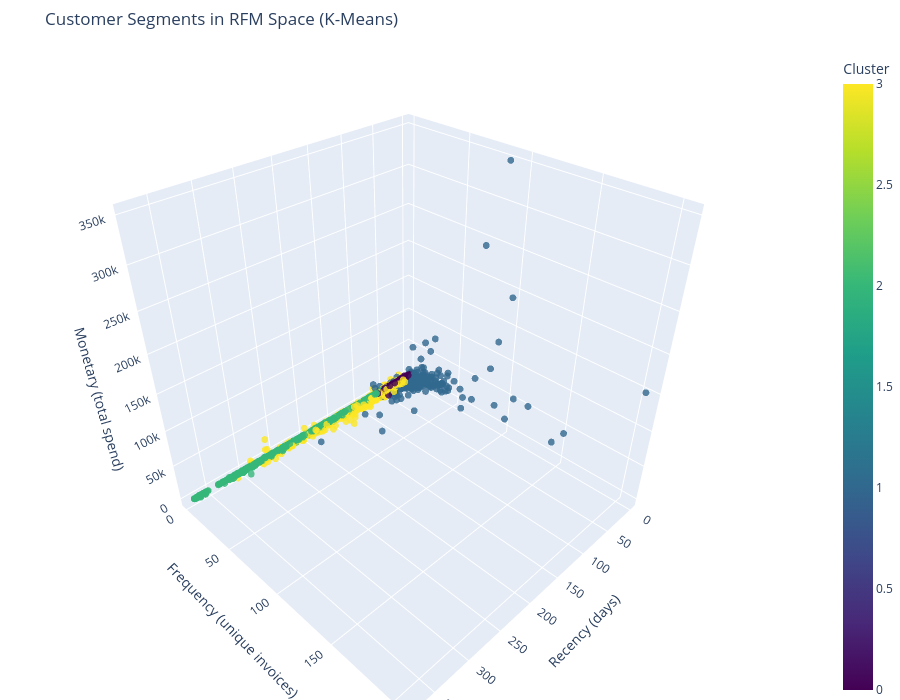

Source (notebook cell):
### Markdown cell above
## Why visualize the clusters in 3D
The profile table gives me the numbers, but the 3D view helps me see how the segments separate across all three RFM dimensions at once. It is not the whole argument, but it is a helpful way to communicate the result quickly.

### Code cell
# Use an interactive 3D plot here so I can inspect how the clusters separate across all three RFM dimensions.
figure_3d_clusters = px.scatter_3d(
    df_rfm_clustered,
    x="Recency",
    y="Frequency",
    z="Monetary",
    color="Cluster",
    color_continuous_scale="Viridis",
    title="Customer Segments in RFM Space (K-Means)",
    labels={
        "Recency": "Recency (days)",
        "Frequency": "Frequency (unique invoices)",
        "Monetary": "Monetary (total spend)",
        "Cluster": "Cluster"
    },
    opacity=0.8,
    height=700
)

# Bump the marker sizing and tighten the margins so the chart reads more like a presentation asset than a default notebook plot.
figure_3d_clusters.update_traces(marker=dict(size=4))
figure_3d_clusters.update_layout(margin=dict(l=0, r=0, b=0, t=50))

# Render the figure last so I can discuss the shape of the clusters alongside the profile table.
figure_3d_clusters.show()

### Figure 1 — Plotly figure (JSON) as saved in the notebook; plotly's stock layout.template omitted (floating-point values rounded to 4 significant figures; data arrays with more than 128 entries replaced by an {"elided": "..."} marker saying what was removed)
{"data": [{"hovertemplate": "Recency (days)=%{x}<br>Frequency (unique invoices)=%{y}<br>Monetary (total spend)=%{z}<br>Cluster=%{marker.color}<extra></extra>", "legendgroup": "", "marker": {"color": {"elided": "4312 int values"}, "coloraxis": "coloraxis", "opacity": 0.8, "size": 4, "symbol": "circle"}, "mode": "markers", "name": "", "scene": "scene", "showlegend": false, "type": "scatter3d", "x": {"elided": "4312 int values"}, "y": {"elided": "4312 int values"}, "z": {"elided": "4312 float values"}}], "layout": {"coloraxis": {"colorbar": {"title": {"text": "Cluster"}}, "colorscale": [[0, "#440154"], [0.1111, "#482878"], [0.2222, "#3e4989"], [0.3333, "#31688e"], [0.4444, "#26828e"], [0.5556, "#1f9e89"], [0.6667, "#35b779"], [0.7778, "#6ece58"], [0.8889, "#b5de2b"], [1, "#fde725"]]}, "height": 700, "legend": {"tracegroupgap": 0}, "margin": {"b": 0, "l": 0, "r": 0, "t": 50}, "scene": {"domain": {"x": [0, 1], "y": [0, 1]}, "xaxis": {"title": {"text": "Recency (days)"}}, "yaxis": {"title": {"text": "Frequency (unique invoices)"}}, "zaxis": {"title": {"text": "Monetary (total spend)"}}}, "title": {"text": "Customer Segments in RFM Space (K-Means)"}}}
